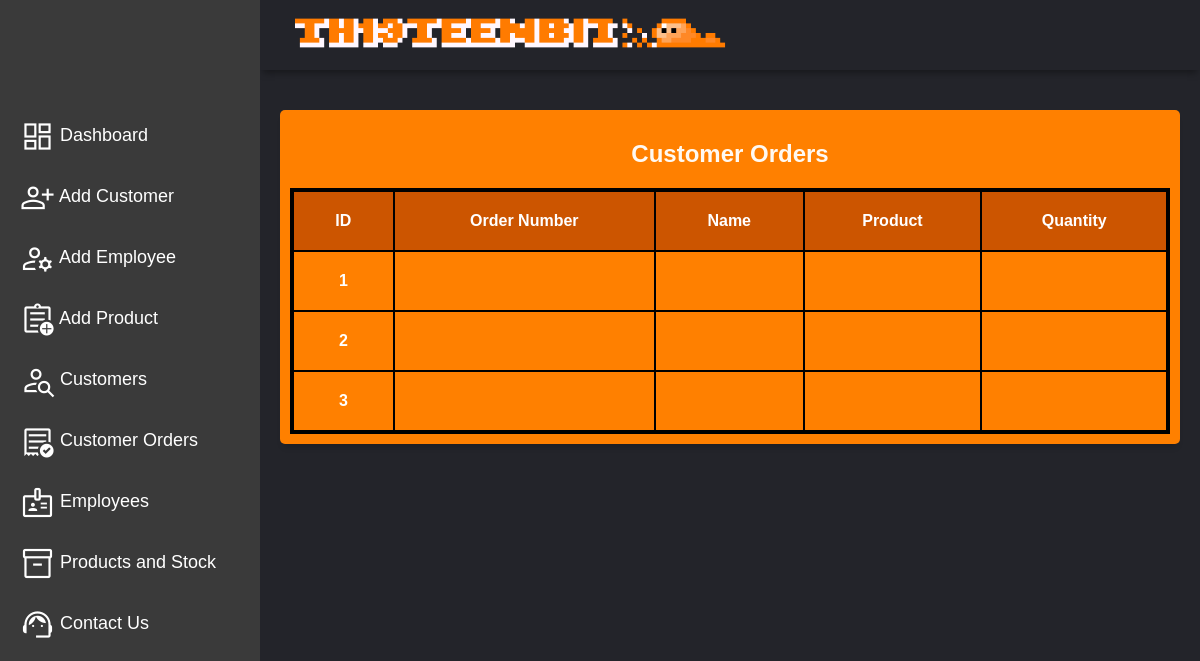
The app's page /Public/front-End/PHP/employeeSubPageCustomerOrders.php with its own data.
### tables this page shows
CREATE TABLE `customer_orders` (
  `id` int(11) NOT NULL,
  `user_id` int(5) NOT NULL,
  `total` decimal(11,0) NOT NULL
);

### Public/front-End/PHP/employeeTableCustomerOrders.php (the view, shortened to what this page needs)
<?php
include("databaseConnect.php");
?>
<!DOCTYPE HTML>
<html lang="en">
    <head>
        <link rel="stylesheet" href="https://cdnjs.cloudflare.com/ajax/libs/font-awesome/4.7.0/css/font-awesome.min.css">
        <link href="https://fonts.bunny.net/css2?family=Nunito:wght@400;600;700&display=swap" rel="stylesheet">
        <link rel="stylesheet" href="../CSS/employee.css">
    </head>
    <body>
        <div class="customerOrders">
            <div class="customerOrders-table">
                <h2 class="customerOrders-title">
                    Customer Orders
                </h2>
                <table>
                    <thead>
                        <tr>
                            <th scope="col">ID</th>
                            <th scope="col">Order Number</th>
                            <th scope="col">Name</th>
                            <th scope="col">Product</th>
                            <th scope="col">Quantity</th>
                        </tr>
                    </thead>
                    <tbody>
                        <?php
                            $sql = "SELECT * from `customer_orders`";
                            $result = mysqli_query($con, $sql);
                            if ($result) {
                                while ($row = mysqli_fetch_assoc($result)){
                                    $id = $row['id'];
                                    $username = $row['order_number'];
                                    $adminkey = $row['name'];
                                    $product = $row['product'];
                                    $quantity = $row['quantity'];
                                    echo '
                                    <tr>
                                        <th scope="row">' . $id . '</th>
                                        <td>' . $username . '</td>
                                        <td>' . $adminkey . '</td>
                                        <td>' . $product . '</td>
                                        <td>' . $quantity . '</td>
                                    </tr>'
                                    ;
                                }
                            }
                        ?>
                    </tbody>
                </table>
            </div>
        </div>
    </body>
</html>

### Public/front-End/CSS/employee.css (style rules this page uses)
html { scroll-behavior: smooth; }
body { margin: 0; padding: 0; font-family: Arial, Helvetica, sans-serif; color: white; --colourPrimary: #FF8000; --colorPrimaryDark: #CC5500; --colourSecondary: #3a3a3a; --colourSecondaryDark:#23242a; background-color: var(--colourSecondaryDark); }
.customer-table th, td { padding: 20px 20px; color: white; }
.customerOrders { display: flex; align-items: center; justify-content: center; }
.customerOrders-table { background-color: var(--colourPrimary); padding: 10px; box-sizing: border-box; -webkit-column-break-inside: avoid; border-radius: 5px; box-shadow: 0 6px 7px -4px rgba(0, 0, 0, 0.2); text-align: center; width: 100%; }
.customerOrders-table thead tr { background-color: var(--colorPrimaryDark); }
.customerOrders-table th, td { padding: 20px 20px; color: white; }
.admin-table th, td { padding: 20px 20px; }
table { border: solid black; border-spacing: 0; width: 100%; }
table th, td { border: 1px solid black; }
.stock-table th, td { padding: 20px 20px; color: white; }
.product-table th, td { padding: 20px 20px; color: white; }
.contactUs-table th, td { padding: 20px 20px; color: white; }

### records on screen
customer_orders: id "1"
customer_orders: id "2"
customer_orders: id "3"
